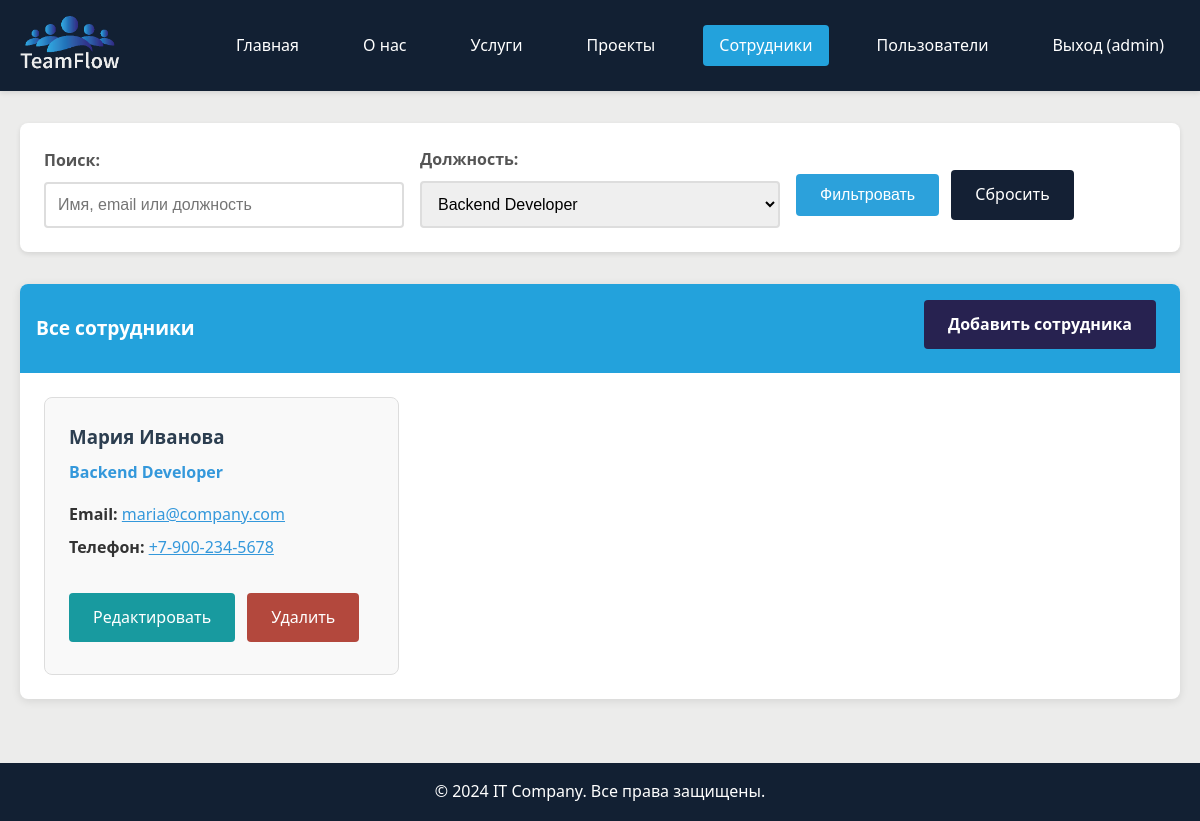
Screenshot of /employees.php?position=Backend Developer (signed in) with the database file from the repository.
### tables this page shows
CREATE TABLE employees (
    id INT AUTO_INCREMENT PRIMARY KEY,
    user_id INT NOT NULL,
    name VARCHAR(100) NOT NULL,
    position VARCHAR(100) NOT NULL,
    email VARCHAR(100) NOT NULL,
    phone VARCHAR(20),
    created_at TIMESTAMP DEFAULT CURRENT_TIMESTAMP,
    FOREIGN KEY (user_id) REFERENCES users(id) ON DELETE CASCADE
);

### config.php (called while the page is built, shortened)
<?php
function isAdmin() {
    return isset($_SESSION['role']) && $_SESSION['role'] === 'admin';
}
function escape($string) {
    return htmlspecialchars($string, ENT_QUOTES, 'UTF-8');
}
?>

### employees.php (the view, shortened to what this page needs)
<?php
require_once 'config.php';
$position_filter = $_GET['position'] ?? '';
$search = trim($_GET['search'] ?? '');
$where_conditions = [];
$params = [];
if ($position_filter) {
    $where_conditions[] = "position LIKE ?";
    $params[] = "%$position_filter%";
}
$where_clause = $where_conditions ? "WHERE " . implode(" AND ", $where_conditions) : "";
$sql = "SELECT * FROM employees $where_clause ORDER BY name";
$stmt = $pdo->prepare($sql);
$stmt->execute($params);
$employees = $stmt->fetchAll();
if (isAdmin()) {
    $stmt = $pdo->query("SELECT DISTINCT position FROM employees ORDER BY position");
} else {
    $stmt = $pdo->prepare("SELECT DISTINCT position FROM employees WHERE user_id = ? ORDER BY position");
    $stmt->execute([$_SESSION['user_id']]);
}
$positions = $stmt->fetchAll(PDO::FETCH_COLUMN);
?>
<!DOCTYPE html>
<html lang="ru">
<head>
    <link rel="stylesheet" href="styles.css">
</head>
<body>
    <header class="header">
        <div class="container">
            <div class="header__container">
                <img src="logo.png" width="100" height="auto" alt="Логотип сайта">
                <nav class="header__nav">
                    <a href="index.php" class="header__link">Главная</a>
                    <a href="about.php" class="header__link">О нас</a>
                    <a href="services.php" class="header__link">Услуги</a>
                    <a href="projects.php" class="header__link">Проекты</a>
                    <a href="employees.php" class="header__link header__link--active">Сотрудники</a>
                    <?php if (isAdmin()): ?>
                        <a href="admin_users.php" class="header__link">Пользователи</a>
                    <?php endif; ?>
                    <a href="logout.php" class="header__link">Выход (<?php echo escape($_SESSION['username']); ?>)</a>
                </nav>
            </div>
        </div>
    </header>
    <main class="main">
        <div class="container">
            <div class="filters">
                <form method="GET" class="filters__form">
                    <div class="filters__row">
                        <div class="filters__group">
                            <label for="search" class="form__label">Поиск:</label>
                            <input type="text" id="search" name="search" class="form__input"
                                   value="<?php echo escape($search); ?>" placeholder="Имя, email или должность">
                        </div>
                        <div class="filters__group">
                            <label for="position" class="form__label">Должность:</label>
                            <select id="position" name="position" class="form__select">
                                <?php foreach ($positions as $position): ?>
                                    <option value="<?php echo escape($position); ?>"
                                            <?php echo $position_filter === $position ? 'selected' : ''; ?>>
                                        <?php echo escape($position); ?>
                                    </option>
                                <?php endforeach; ?>
                            </select>
                        </div>
                        <div class="filters__group">
                            <button type="submit" class="btn">Фильтровать</button>
                            <a href="employees.php" class="btn btn--secondary">Сбросить</a>
                        </div>
                    </div>
                </form>
            </div>
            <div class="card">
                <div class="card__header">
                    <div class="flex justify-between align-center">
                        <span><?php echo isAdmin() ? 'Все сотрудники' : 'Мои сотрудники'; ?></span>
                        <a href="add_employee.php" class="btn btn--success">Добавить сотрудника</a>
                    </div>
                </div>
                <div class="card__body">
                    <?php if (empty($employees)): ?>
                        <p class="text-center">Сотрудники не найдены.</p>
                    <?php else: ?>
                        <div style="display: grid; grid-template-columns: repeat(auto-fill, minmax(300px, 1fr)); gap: 1.5rem;">
                            <?php foreach ($employees as $employee): ?>
                                <div style="border: 1px solid #ddd; border-radius: 8px; padding: 1.5rem; background: #f9f9f9;">
                                    <h3 style="margin-bottom: 0.5rem; color: #2c3e50;"><?php echo escape($employee['name']); ?></h3>
                                    <p style="color: #3498db; font-weight: bold; margin-bottom: 1rem;"><?php echo escape($employee['position']); ?></p>
                                    <div style="margin-bottom: 0.5rem;">
                                        <strong>Email:</strong>
                                        <a href="mailto:<?php echo escape($employee['email']); ?>" style="color: #3498db;">
                                            <?php echo escape($employee['email']); ?>
                                        </a>
                                    </div>
                                    <?php if ($employee['phone']): ?>
                                        <div style="margin-bottom: 1rem;">
                                            <strong>Телефон:</strong>
                                            <a href="tel:<?php echo escape($employee['phone']); ?>" style="color: #3498db;">
                                    <?php echo escape($employee['phone']); ?>
                                            </a>
                                        </div>
                                    <?php endif; ?>
                                    <div class="mt-2">
                                        <a href="edit_employee.php?id=<?php echo $employee['id']; ?>" class="btn btn--warning">Редактировать</a>
                                        <a href="?delete=<?php echo $employee['id']; ?>" class="btn btn--danger"
                                           onclick="return confirm('Вы уверены, что хотите удалить этого сотрудника?')">Удалить</a>
                                    </div>
                                </div>
                            <?php endforeach; ?>
                        </div>
                    <?php endif; ?>
                </div>
            </div>
        </div>
    </main>
    <footer class="footer">
        <div class="container">
            <p>&copy; 2024 IT Company. Все права защищены.</p>
        </div>
    </footer>
</body>
</html>

### styles.css (style rules this page uses)
* { margin: 0; padding: 0; box-sizing: border-box; }
body { font-family: 'Segoe UI', Tahoma, Geneva, Verdana, sans-serif; line-height: 1.6; color: #333; background-color: #ececeb; }
.container { max-width: 1200px; margin: 0 auto; padding: 0 20px; }
.header { background: #122033; color: white; padding: 1rem 0; box-shadow: 0 2px 5px rgba(0,0,0,0.1); }
.header__container { display: flex; justify-content: space-between; align-items: center; flex-wrap: wrap; }
.header__nav { display: flex; gap: 2rem; flex-wrap: wrap; }
.header__link { color: white; text-decoration: none; padding: 0.5rem 1rem; border-radius: 4px; transition: background-color 0.3s; }
.header__link:hover, .header__link--active { background-color: #23a2dc; }
.main { min-height: calc(100vh - 140px); padding: 2rem 0; }
.card { background: white; border-radius: 8px; box-shadow: 0 2px 10px rgba(0,0,0,0.1); margin-bottom: 2rem; overflow: hidden; }
.card__header { background: #23a2dc; color: white; padding: 1rem; font-size: 1.2rem; font-weight: bold; }
.card__body { padding: 1.5rem; }
.form__label { display: block; margin-bottom: 0.5rem; font-weight: bold; color: #555; }
.form__input, .form__select, .form__textarea { width: 100%; padding: 0.75rem; border: 2px solid #ddd; border-radius: 4px; font-size: 1rem; transition: border-color 0.3s; }
.btn { display: inline-block; padding: 0.75rem 1.5rem; background: #2ca1db; color: white; text-decoration: none; border: none; border-radius: 4px; cursor: pointer; font-size: 1rem; transition: background-color 0.3s; margin-right: 0.5rem; margin-bottom: 0.5rem; }
.btn--success { background: #272250; }
.btn--danger { background: #b3483d; }
.btn--warning { background: #189a9f; }
.btn--secondary { background: #142034; }
.filters { background: white; padding: 1.5rem; border-radius: 8px; margin-bottom: 2rem; box-shadow: 0 2px 5px rgba(0,0,0,0.1); }
.filters__row { display: flex; gap: 1rem; flex-wrap: wrap; align-items: end; }
.filters__group { flex: 1; min-width: 200px; }
.footer { background: #122033; color: white; text-align: center; padding: 1rem 0; margin-top: auto; }
.mt-2 { margin-top: 2rem; }
.flex { display: flex; }
.justify-between { justify-content: space-between; }
.align-center { align-items: center; }

### rows the page displays
employees: name "Мария Иванова", position "Backend Developer", email "maria@company.com", phone "+7-900-234-5678"

### other values shown
$_SESSION['username'] "admin"
form field position "Backend Developer"
